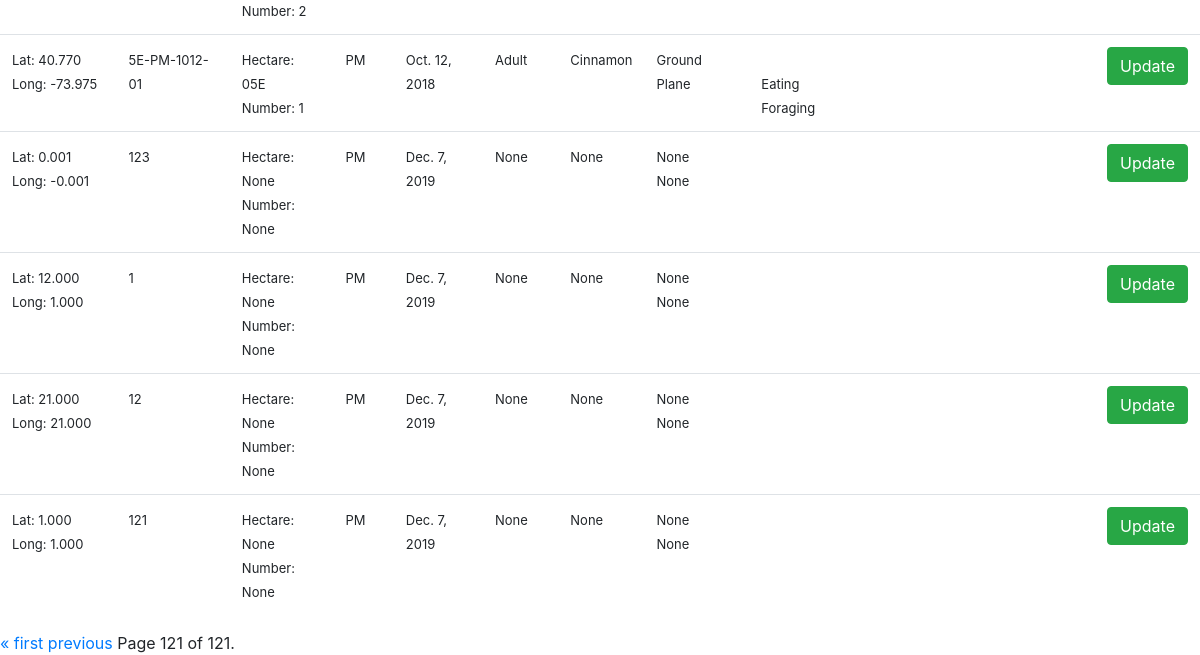
The page /sightings/?page=121 (lower part) on the database as committed earlier.
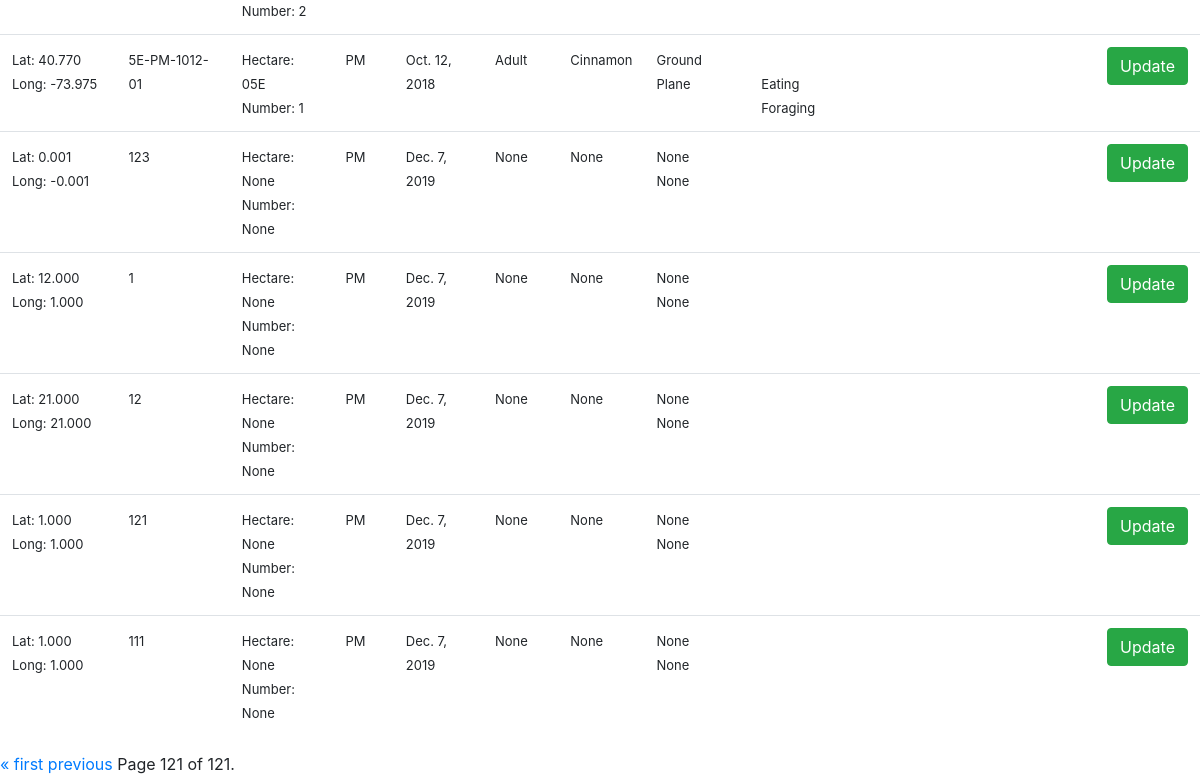
The same page on the database as committed later.
### sightings/models.py (models this page shows)
class new_sighting (models.Model):
    Latitude = models.DecimalField(max_digits=5, decimal_places=3)
    Longitude = models.DecimalField(max_digits=5, decimal_places=3)
    Unique_Squirrel_ID = models.CharField(max_length=50,unique=True)
    Hectare=models.CharField(max_length=3,blank=True,null=True)
    PM='PM'
    AM='AM'
    shift_choices=[(PM,'PM'),(AM,'AM')]
    Shift=models.CharField(max_length=2,choices=shift_choices)
    Date= models.DateField()
    Hectare_Squirrel_Number=models.IntegerField(blank=True,null=True)
    adult='Adult'
    juvenile='Juvenile'
    age_choices=[(adult,'Adult'),(juvenile,'Juvenile')]
    Age=models.CharField(max_length=20,choices=age_choices,blank=True,null=True)
    grey='Grey'
    cinnamon='Cinnamon'
    black='Black'
    color_choices=[(grey,'Grey'), (cinnamon,'Cinnamon'), (black,'Black')]
    Primary_Fur_Color=models.CharField(max_length=20,choices=color_choices,blank=True,null=True)
    Ground_Plane='Ground Plane'
    Above_Ground='Above_Ground'
    location_choices=[(Ground_Plane,'Ground Plane'),(Above_Ground,'Above_Ground')]
    Location=models.CharField(max_length=20,choices=location_choices,blank=True,null=True)
    Specific_Location= models.CharField(max_length=50,blank=True,null=True)
    Running = models.BooleanField()
    Chasing=models.BooleanField()
    Climbing=models.BooleanField()
    Eating=models.BooleanField()
    Foraging=models.BooleanField()
    Other_Activities=models.CharField(max_length=50,blank=True,null=True)
    Kuks=models.BooleanField()
    Quaas=models.BooleanField()
    Moans=models.BooleanField()
    Tail_flags=models.BooleanField()
    Tail_twitches=models.BooleanField()
    Approaches=models.BooleanField()
    Indifferent=models.BooleanField()
    Runs_from=models.BooleanField()

### sightings/views.py (the view)
# urls.py: path('sightings/', sightings_view, name='sightings'),
def sightings_view(request):
    squirrel_list = new_sighting.objects.all()
    paginator = Paginator(squirrel_list, 25) # Show 25 contacts per page
    page = request.GET.get('page')
    squirrels = paginator.get_page(page)
    return render(request, 'sightings.html', {'squirrels': squirrels})

### templates/sightings.html (shortened to what this page needs)
{% extends "base.html" %}
{% block content %}
<link href="https://unpkg.com/bootstrap-table@1.15.5/dist/bootstrap-table.min.css" rel="stylesheet">
<table class="table"
        data-toggle="table">
        <tbody>
        {% for squirrel in squirrels %}
        <tr>
            <td><font size=2>Lat: {{squirrel.Latitude}}<br>Long: {{squirrel.Longitude}}</font></td>
            <td><font size=2>{{squirrel.Unique_Squirrel_ID}}</font></td>
            <td><font size=2>
                    Hectare: {{squirrel.Hectare}} <br>
                    Number: {{squirrel.Hectare_Squirrel_Number}}
            </font></td>
            <td><font size=2>{{squirrel.Shift}}</font></td>
            <td><font size=2>{{squirrel.Date}}</font></td>
            <td><font size=2>{{squirrel.Age}}</font></td>
            <td style= "width: fit-content;"><font size=2>{{squirrel.Primary_Fur_Color}}</font></td>
            <td><font size=2>
                    {{squirrel.Location}} <br>
                    {{squirrel.Specific_Location}}
            </font></td>
            <td><font size=2>
                {% if squirrel.Eating %}
                        <br>Eating
                {%endif%}
                {% if squirrel.Foraging %}
                        <br>Foraging
                {%endif%}
            </font>
            </td>
            <td>
            </td>
            <td>
            </td>
            <td>
            </td>
            <td>
                <a class="btn btn-success" href="{{squirrel.Unique_Squirrel_ID}}/" role="button">Update</a>
            </td>
        </tr>
        {% endfor %}
</table>
 <div class="pagination">
        <span class="step-links">
            {% if squirrels.has_previous %}
                <a href="?page=1">&laquo; first</a>
                <a href="?page={{ squirrels.previous_page_number }}">previous</a>
            {% endif %}
            <span class="current">
                Page {{ squirrels.number }} of {{ squirrels.paginator.num_pages }}.
            </span>
        </span>
    </div>
{% endblock content %}

Rows that differ between the two databases and show on the page:
added new_sighting: Latitude "1.000", Longitude "1.000", Unique_Squirrel_ID "111", Hectare "None", Hectare_Squirrel_Number "None", Shift "PM", Date "Dec. 7, 2019", Age "None", Primary_Fur_Color "None", Location "None", Specific_Location "None"
